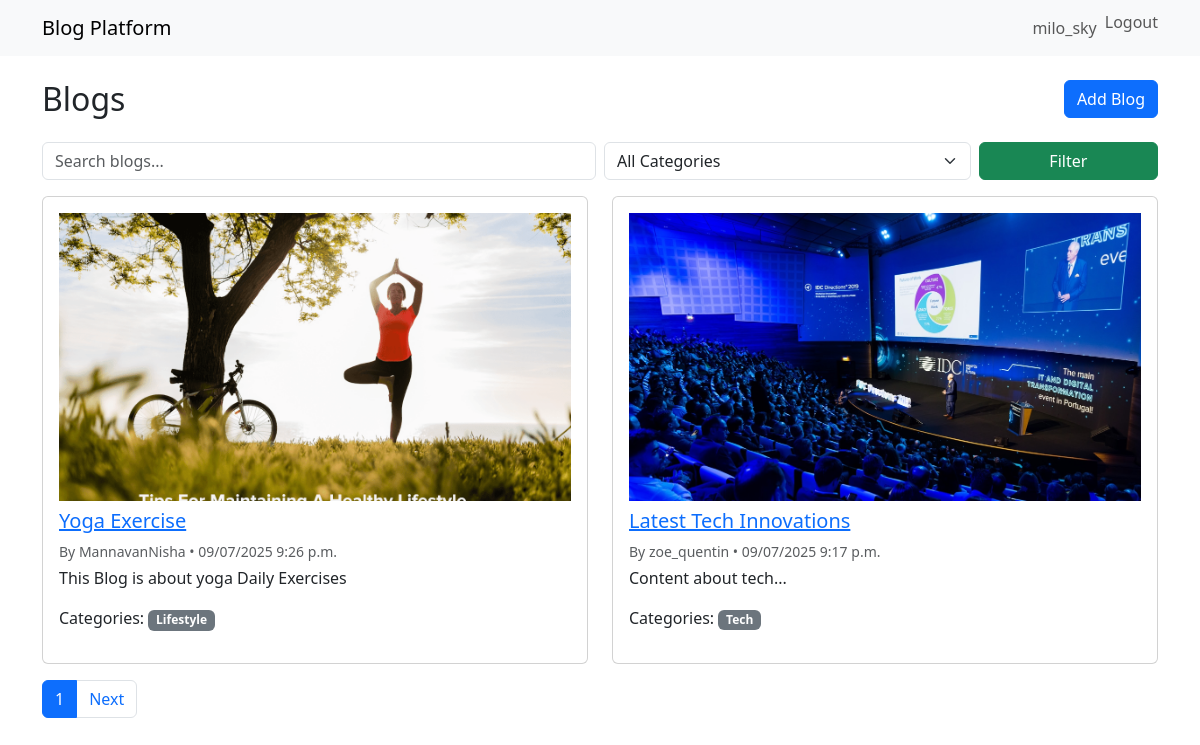
Screenshot of / (signed in) with the database file from the repository.
### blog/models.py (models this page shows, shortened)
class Post(models.Model):
    title = models.CharField(max_length=200)
    content = models.TextField()
    author = models.ForeignKey(User, on_delete=models.CASCADE, related_name='posts')
    image = models.ImageField(upload_to='post_images/', blank=True, null=True)
    categories = models.ManyToManyField(Category, related_name='posts', blank=True)
    created_at = models.DateTimeField(auto_now_add=True)
    updated_at = models.DateTimeField(auto_now=True)
    def get_absolute_url(self):
        return reverse('blog:post_detail', args=[self.pk])

class Category(models.Model):
    name = models.CharField(max_length=50, unique=True)
    slug = models.SlugField(unique=True)

### blog/views.py (the view)
# urls.py: path('', views.PostListView.as_view(), name='post_list'),
class PostListView(ListView):
    model = Post
    template_name = 'blog/post_list.html'
    context_object_name = 'posts'
    paginate_by = 2
    def get_queryset(self):
        qs = super().get_queryset().order_by('-created_at')
        q = self.request.GET.get('q', '').strip()
        category_id = self.request.GET.get('category', '').strip()
        if q:
            qs = qs.filter(Q(title__icontains=q) | Q(content__icontains=q))
        if category_id:
            try:
                category_id = int(category_id)
                qs = qs.filter(categories__id=category_id)
            except ValueError:
                pass  # ignore invalid category_id
        return qs.distinct()
    def get_context_data(self, **kwargs):
        ctx = super().get_context_data(**kwargs)
        ctx['search_form'] = BlogSearchForm(self.request.GET or None)
        ctx['categories'] = Category.objects.filter(posts__in=self.get_queryset()).distinct()
        return ctx

### blog/forms.py
class BlogSearchForm(forms.Form):
    q = forms.CharField(required=False, widget=forms.TextInput(attrs={
        'class': 'form-control', 'placeholder': 'Search blogs...'
    }))
    category = forms.ModelChoiceField(queryset=None, required=False, widget=forms.Select(attrs={'class': 'form-select'}))
    def __init__(self, *args, **kwargs):
        super().__init__(*args, **kwargs)
        from .models import Category
        self.fields['category'].queryset = Category.objects.all()

### blog/templates/blog/post_list.html (shortened to what this page needs)
{% extends 'blog/base.html' %}
{% block content %}
<div class="row mb-3">
  <div class="col-md-8"><h2>Blogs</h2></div>
  {% if user.is_authenticated %}
    <div class="col-md-4 text-end">
      <a href="{% url 'blog:post_create' %}" class="btn btn-primary">Add Blog</a>
    </div>
  {% endif %}
</div>
<form method="get" class="row g-2 mb-3">
  <div class="col-sm-6">{{ search_form.q }}</div>
  <div class="col-sm-4">
    <select name="category" class="form-select">
      <option value="">All Categories</option>
    </select>
  </div>
  <div class="col-sm-2">
    <button class="btn btn-success w-100">Filter</button>
  </div>
</form>
<div class="row">
  {% for post in posts %}
    <div class="col-md-6 mb-3">
      <div class="card p-3 h-100">
        {% if post.image %}
          <img src="{{ post.image.url }}" class="img-fluid mb-2" alt="image">
        {% endif %}
        <h5><a href="{{ post.get_absolute_url }}">{{ post.title }}</a></h5>
        <p class="mb-1 small text-muted">By {{ post.author.username }} • {{ post.created_at|date:"SHORT_DATETIME_FORMAT" }}</p>
        <p>{{ post.content|truncatewords:20 }}</p>
        <p>
          Categories:
          {% for cat in post.categories.all %}
            <span class="badge bg-secondary">{{ cat.name }}</span>
          {% endfor %}
        </p>
      </div>
    </div>
  {% empty %}
    <p>No blogs found.</p>
  {% endfor %}
</div>
<nav>
  <ul class="pagination">
    <li class="page-item active"><span class="page-link">{{ page_obj.number }}</span></li>
    {% if page_obj.has_next %}
      <li class="page-item">
        <a class="page-link" href="?page={{ page_obj.next_page_number }}{% if request.GET.q %}&q={{ request.GET.q }}{% endif %}{% if request.GET.category %}&category={{ request.GET.category }}{% endif %}">
          Next
        </a>
      </li>
    {% endif %}
  </ul>
</nav>
{% endblock %}

### blog/templates/blog/base.html (shortened to what this page needs)
{% load static %}
<!DOCTYPE html>
<html lang="en">
<head>
  <link rel="stylesheet" href="https://cdn.jsdelivr.net/npm/bootstrap@5.3.2/dist/css/bootstrap.min.css">
  <link rel="stylesheet" href="{% static 'css/style.css' %}">
</head>
<body>
  <nav class="navbar navbar-expand-lg navbar-light bg-light mb-4">
    <div class="container">
      <a class="navbar-brand" href="{% url 'blog:post_list' %}">Blog Platform</a>
      <div class="collapse navbar-collapse">
        <ul class="navbar-nav ms-auto">
          {% if user.is_authenticated %}
            <li class="nav-item"><a class="nav-link" href="#">{{ user.username }}</a></li>
            <li class="nav-item"><form method="post" action="{% url 'logout' %}">
        <button type="submit" class="btn btn-link nav-link" style="display:inline; padding:0; border:none;">Logout</button>
      </form></li>
          {% else %}
            <li class="nav-item"><a class="nav-link" href="{% url 'login' %}">Login</a></li>
            <li class="nav-item"><a class="nav-link" href="{% url 'blog:signup' %}">Sign up</a></li>
          {% endif %}
        </ul>
      </div>
    </div>
  </nav>
  <div class="container">
    {% block content %}{% endblock %}
  </div>
</body>
</html>

### rows the page displays
Post: image (picture), title "Yoga Exercise", author.username "MannavanNisha", created_at "09/07/2025 9:26 p.m.", content "This Blog is about yoga Daily Exercises"
Category: name "Lifestyle"
Post: image (picture), title "Latest Tech Innovations", author.username "zoe_quentin", created_at "09/07/2025 9:17 p.m.", content "Content about tech..."
Category: name "Tech"

### other values shown
{{ user.username }} "milo_sky"
{{ page_obj.number }} "1"
